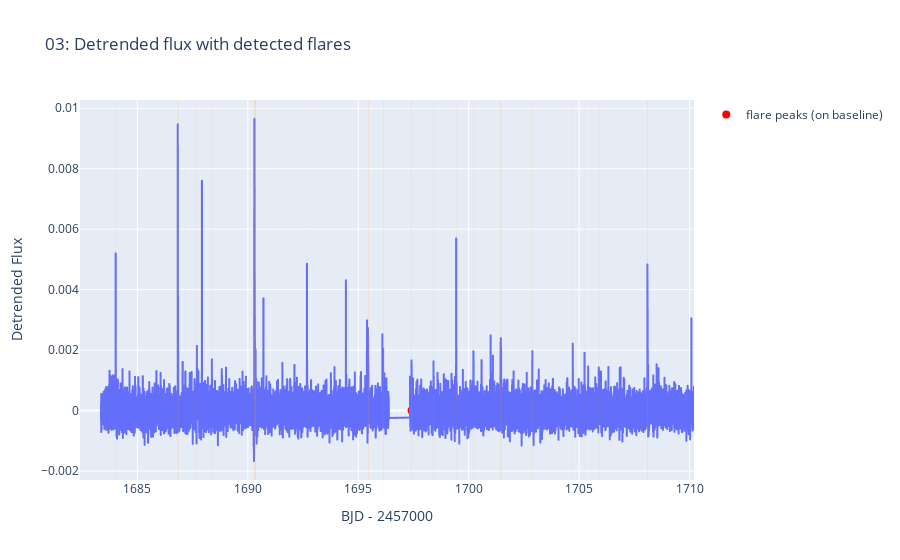

The cell this chart's notebook holds for it:
### Code cell
if detector is None or detector.energy is None or len(detector.energy) == 0:
    print("フレアが検出されていないため、このセルはスキップします。")
else:
    # デトレンド後フラックスに、検出されたフレアの開始・終了・ピークを重ねて表示
    fig = px.line(
        x=detector.tessBJD,
        y=detector.s2mPDCSAPflux,
        labels={"x": "BJD - 2457000", "y": "Detrended Flux"},
        title="03: Detrended flux with detected flares",
    )

    # 開始・終了時刻の間を薄い帯で示す
    for st, ed in zip(detector.starttime, detector.endtime):
        fig.add_vrect(
            x0=st,
            x1=ed,
            fillcolor="rgba(255, 165, 0, 0.2)",
            line_width=0,
        )

    # ピーク位置を点で示す
    fig.add_scatter(
        x=detector.peaktime,
        y=[0] * len(detector.peaktime),
        mode="markers",
        marker=dict(color="red", size=8),
        name="flare peaks (on baseline)",
    )

    fig.show()

### Figure 1 — Plotly figure (JSON) as saved in the notebook; plotly's stock layout.template omitted (floating-point values rounded to 4 significant figures; data arrays with more than 128 entries replaced by an {"elided": "..."} marker saying what was removed)
{"data": [{"hovertemplate": "BJD - 2457000=%{x}<br>Detrended Flux=%{y}<extra></extra>", "legendgroup": "", "line": {"color": "#636efa", "dash": "solid"}, "marker": {"symbol": "circle"}, "mode": "lines", "name": "", "showlegend": false, "type": "scattergl", "x": {"elided": "18522 float values"}, "xaxis": "x", "y": {"elided": "18522 float values"}, "yaxis": "y"}, {"marker": {"color": "red", "size": 8}, "mode": "markers", "name": "flare peaks (on baseline)", "type": "scatter", "x": [1684.0, 1687.0, 1688.0, 1688.0, 1690.0, 1693.0, 1695.0, 1696.0, 1697.0, 1698.0, 1699.0, 1700.0, 1701.0, 1703.0, 1705.0, 1705.0, 1706.0, 1708.0], "y": [0, 0, 0, 0, 0, 0, 0, 0, 0, 0, 0, 0, 0, 0, 0, 0, 0, 0]}], "layout": {"legend": {"tracegroupgap": 0}, "shapes": [{"fillcolor": "rgba(255, 165, 0, 0.2)", "line": {"width": 0}, "type": "rect", "x0": 1684.0, "x1": 1684.0, "xref": "x", "y0": 0, "y1": 1, "yref": "y domain"}, {"fillcolor": "rgba(255, 165, 0, 0.2)", "line": {"width": 0}, "type": "rect", "x0": 1687.0, "x1": 1687.0, "xref": "x", "y0": 0, "y1": 1, "yref": "y domain"}, {"fillcolor": "rgba(255, 165, 0, 0.2)", "line": {"width": 0}, "type": "rect", "x0": 1688.0, "x1": 1688.0, "xref": "x", "y0": 0, "y1": 1, "yref": "y domain"}, {"fillcolor": "rgba(255, 165, 0, 0.2)", "line": {"width": 0}, "type": "rect", "x0": 1688.0, "x1": 1688.0, "xref": "x", "y0": 0, "y1": 1, "yref": "y domain"}, {"fillcolor": "rgba(255, 165, 0, 0.2)", "line": {"width": 0}, "type": "rect", "x0": 1690.0, "x1": 1690.0, "xref": "x", "y0": 0, "y1": 1, "yref": "y domain"}, {"fillcolor": "rgba(255, 165, 0, 0.2)", "line": {"width": 0}, "type": "rect", "x0": 1693.0, "x1": 1693.0, "xref": "x", "y0": 0, "y1": 1, "yref": "y domain"}, {"fillcolor": "rgba(255, 165, 0, 0.2)", "line": {"width": 0}, "type": "rect", "x0": 1695.0, "x1": 1695.0, "xref": "x", "y0": 0, "y1": 1, "yref": "y domain"}, {"fillcolor": "rgba(255, 165, 0, 0.2)", "line": {"width": 0}, "type": "rect", "x0": 1696.0, "x1": 1696.0, "xref": "x", "y0": 0, "y1": 1, "yref": "y domain"}, {"fillcolor": "rgba(255, 165, 0, 0.2)", "line": {"width": 0}, "type": "rect", "x0": 1697.0, "x1": 1697.0, "xref": "x", "y0": 0, "y1": 1, "yref": "y domain"}, {"fillcolor": "rgba(255, 165, 0, 0.2)", "line": {"width": 0}, "type": "rect", "x0": 1698.0, "x1": 1698.0, "xref": "x", "y0": 0, "y1": 1, "yref": "y domain"}, {"fillcolor": "rgba(255, 165, 0, 0.2)", "line": {"width": 0}, "type": "rect", "x0": 1699.0, "x1": 1699.0, "xref": "x", "y0": 0, "y1": 1, "yref": "y domain"}, {"fillcolor": "rgba(255, 165, 0, 0.2)", "line": {"width": 0}, "type": "rect", "x0": 1700.0, "x1": 1700.0, "xref": "x", "y0": 0, "y1": 1, "yref": "y domain"}, {"fillcolor": "rgba(255, 165, 0, 0.2)", "line": {"width": 0}, "type": "rect", "x0": 1701.0, "x1": 1701.0, "xref": "x", "y0": 0, "y1": 1, "yref": "y domain"}, {"fillcolor": "rgba(255, 165, 0, 0.2)", "line": {"width": 0}, "type": "rect", "x0": 1703.0, "x1": 1703.0, "xref": "x", "y0": 0, "y1": 1, "yref": "y domain"}, {"fillcolor": "rgba(255, 165, 0, 0.2)", "line": {"width": 0}, "type": "rect", "x0": 1705.0, "x1": 1705.0, "xref": "x", "y0": 0, "y1": 1, "yref": "y domain"}, {"fillcolor": "rgba(255, 165, 0, 0.2)", "line": {"width": 0}, "type": "rect", "x0": 1705.0, "x1": 1705.0, "xref": "x", "y0": 0, "y1": 1, "yref": "y domain"}, {"fillcolor": "rgba(255, 165, 0, 0.2)", "line": {"width": 0}, "type": "rect", "x0": 1706.0, "x1": 1706.0, "xref": "x", "y0": 0, "y1": 1, "yref": "y domain"}, {"fillcolor": "rgba(255, 165, 0, 0.2)", "line": {"width": 0}, "type": "rect", "x0": 1708.0, "x1": 1708.0, "xref": "x", "y0": 0, "y1": 1, "yref": "y domain"}], "title": {"text": "03: Detrended flux with detected flares"}, "xaxis": {"anchor": "y", "domain": [0, 1], "title": {"text": "BJD - 2457000"}}, "yaxis": {"anchor": "x", "domain": [0, 1], "title": {"text": "Detrended Flux"}}}}
